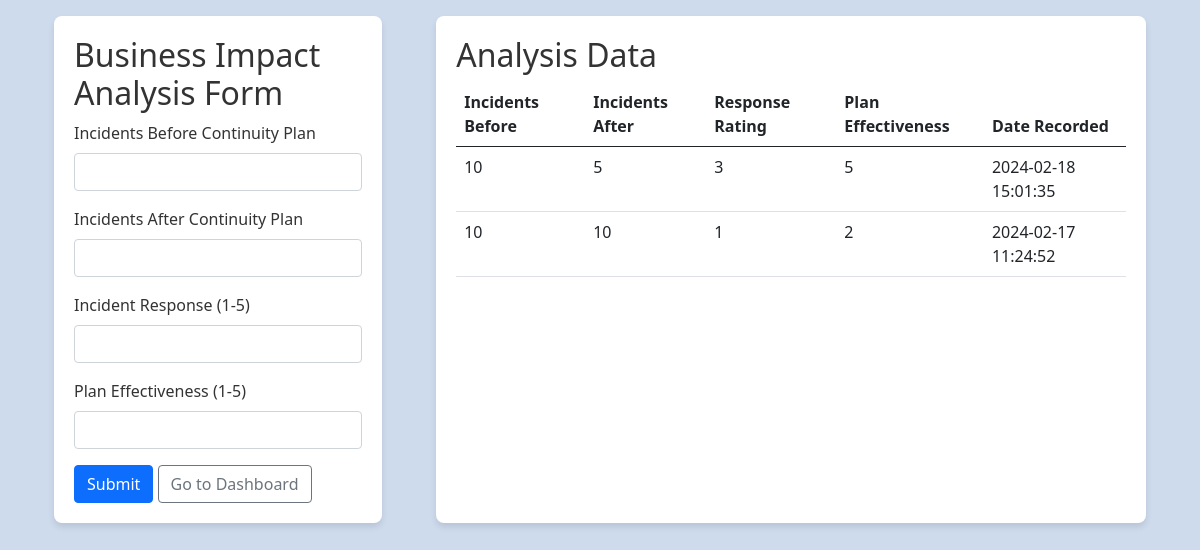
/Business.php (signed in), run on an earlier commit of the app's database.
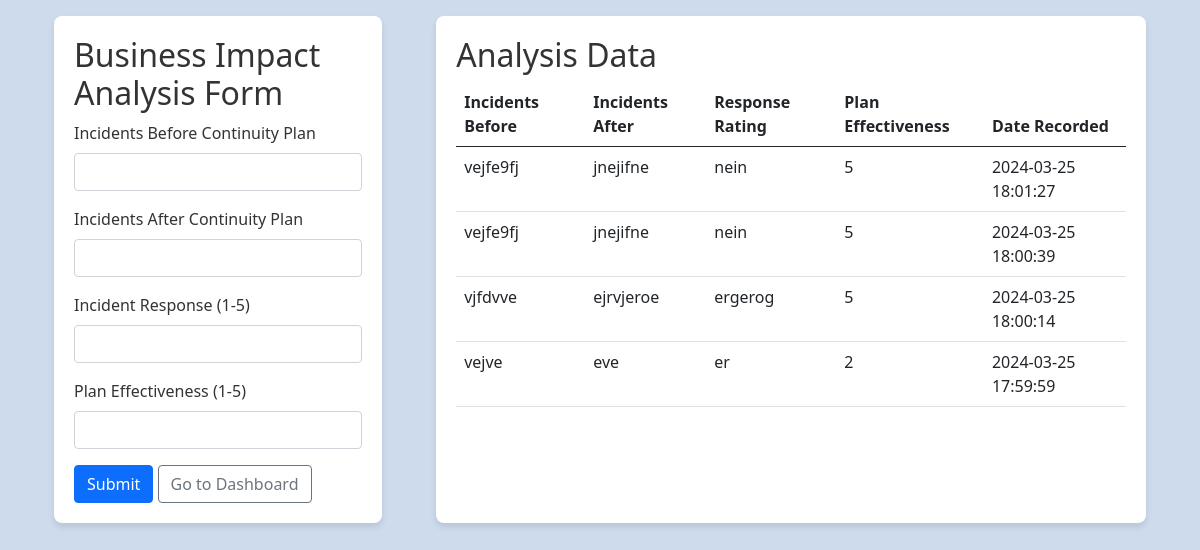
And on a later commit of the database.
### tables this page shows
CREATE TABLE `business_impact_analysis` (
  `id` int(11) NOT NULL,
  `incidents_before` varchar(100) NOT NULL,
  `incidents_after` varchar(100) NOT NULL,
  `incident_response_rating` varchar(100) DEFAULT NULL,
  `continuity_plan_effectiveness` int(11) DEFAULT NULL CHECK (`continuity_plan_effectiveness` between 1 and 5),
  `date_recorded` timestamp NOT NULL DEFAULT current_timestamp()
);

### Business.php (the view, shortened to what this page needs)
<?php
require_once('config.php');
?>
<!DOCTYPE html>
<html lang="en">
<head>
    <link href="https://cdn.jsdelivr.net/npm/bootstrap@5.1.0/dist/css/bootstrap.min.css" rel="stylesheet">
</head>
<body>
<div class="container-fluid">
    <div class="row min-vh-100 flex-column flex-md-row">
        <main class="col px-0 flex-grow-1">
            <div class="container py-3 d-flex justify-content-between">
                <div class="form-section">
                    <h2>Business Impact Analysis Form</h2>
                    <form method="post">
                        <div class="mb-3">
                            <label for="incidents_before" class="form-label">Incidents Before Continuity Plan</label>
                            <input type="number" class="form-control" id="incidents_before" name="incidents_before" required>
                        </div>
                        <div class="mb-3">
                            <label for="incidents_after" class="form-label">Incidents After Continuity Plan</label>
                            <input type="number" class="form-control" id="incidents_after" name="incidents_after" required>
                        </div>
                        <div class="mb-3">
                            <label for="incident_response_rating" class="form-label">Incident Response (1-5)</label>
                            <input type="number" class="form-control" id="incident_response_rating" name="incident_response_rating" min="1" max="5" required>
                        </div>
                        <div class="mb-3">
                            <label for="continuity_plan_effectiveness" class="form-label">Plan Effectiveness (1-5)</label>
                            <input type="number" class="form-control" id="continuity_plan_effectiveness" name="continuity_plan_effectiveness" min="1" max="5" required>
                        </div>
                        <button type="submit" class="btn btn-primary">Submit</button>
                        <a href="dashboard.php" class="btn btn-outline-secondary">Go to Dashboard</a>
                    </form>
                </div>
                <div class="table-section">
                    <h2>Analysis Data</h2>
                    <div class="scrollable-table">
                        <table class="table">
                            <thead>
                                <tr>
                                    <th scope="col">Incidents Before</th>
                                    <th scope="col">Incidents After</th>
                                    <th scope="col">Response Rating</th>
                                    <th scope="col">Plan Effectiveness</th>
                                    <th scope="col">Date Recorded</th>
                                </tr>
                            </thead>
                            <tbody>
                                <?php
                                $query = "SELECT incidents_before, incidents_after, incident_response_rating, continuity_plan_effectiveness, date_recorded FROM business_impact_analysis ORDER BY date_recorded DESC";
                                if ($result = $link->query($query)) {
                                    if ($result->num_rows > 0) {
                                        while ($row = $result->fetch_assoc()) {
                                            echo "<tr>";
                                            echo "<td>" . htmlspecialchars($row['incidents_before']) . "</td>";
                                            echo "<td>" . htmlspecialchars($row['incidents_after']) . "</td>";
                                            echo "<td>" . htmlspecialchars($row['incident_response_rating']) . "</td>";
                                            echo "<td>" . htmlspecialchars($row['continuity_plan_effectiveness']) . "</td>";
                                            echo "<td>" . $row['date_recorded'] . "</td>";
                                            echo "</tr>";
                                        }
                                    } else {
                                        echo "<tr><td colspan='5'>No data found</td></tr>";
                                    }
                                } else {
                                    echo "<tr><td colspan='5'>Error fetching data</td></tr>";
                                }
                                ?>
                            </tbody>
                        </table>
                    </div>
                </div>
            </div>
        </main>
    </div>
</div>
</body>
</html>

### Business.php (style rules this page uses)
body { min-height: 100vh; background-color: #cedbed; color: #333; }
.form-section { padding: 20px; background-color: #ffffff; border-radius: 8px; box-shadow: 0 4px 6px rgba(0, 0, 0, 0.1); margin-bottom: 20px; width: 30%; }
.table-section { padding: 20px; background-color: #ffffff; border-radius: 8px; box-shadow: 0 4px 6px rgba(0, 0, 0, 0.1); margin-bottom: 20px; width: 65%; }
.scrollable-table { max-height: 400px; overflow-y: auto; }

What changed in the data, as far as the page shows it:
removed business_impact_analysis: incidents_before "10", incidents_after "5", incident_response_rating "3", continuity_plan_effectiveness "5", date_recorded "2024-02-18 15:01:35"
removed business_impact_analysis: incidents_before "10", incidents_after "10", incident_response_rating "1", continuity_plan_effectiveness "2", date_recorded "2024-02-17 11:24:52"
added business_impact_analysis: incidents_before "vejfe9fj", incidents_after "jnejifne", incident_response_rating "nein", continuity_plan_effectiveness "5", date_recorded "2024-03-25 18:01:27"
added business_impact_analysis: incidents_before "vejfe9fj", incidents_after "jnejifne", incident_response_rating "nein", continuity_plan_effectiveness "5", date_recorded "2024-03-25 18:00:39"
added business_impact_analysis: incidents_before "vjfdvve", incidents_after "ejrvjeroe", incident_response_rating "ergerog", continuity_plan_effectiveness "5", date_recorded "2024-03-25 18:00:14"
added business_impact_analysis: incidents_before "vejve", incidents_after "eve", incident_response_rating "er", continuity_plan_effectiveness "2", date_recorded "2024-03-25 17:59:59"
